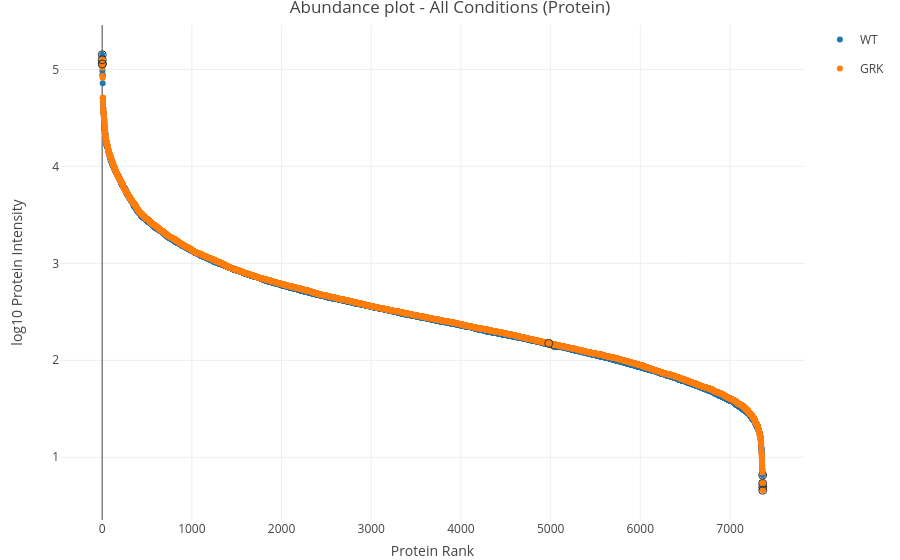

Source (notebook cell):
### Code cell
fig <- interactive_abundance_plot(
  linear, meta, "All Conditions", workflow = "Protein", data_scale = "linear",
  top_high = 2, top_low = 2, search = c("AKT1"), highlight_labels = FALSE
)
fig

### Figure 1 — Plotly figure (JSON) as saved in the notebook; plotly's stock layout.template omitted (floating-point values rounded to 4 significant figures; data arrays with more than 128 entries replaced by an {"elided": "..."} marker saying what was removed)
{"data": [{"error_x": {"color": "rgba(31,119,180,1)"}, "error_y": {"color": "rgba(31,119,180,1)"}, "hoverinfo": {"elided": "7365 str values"}, "legendgroup": "WT", "line": {"color": "rgba(31,119,180,1)"}, "marker": {"color": "#1f77b4", "line": {"color": "rgba(31,119,180,1)"}, "size": 6}, "mode": "markers", "name": "WT", "text": {"elided": "7365 str values"}, "x": {"elided": "7365 int values"}, "xaxis": "x", "y": {"elided": "7365 float values"}, "yaxis": "y", "type": "scatter"}, {"error_x": {"color": "rgba(255,127,14,1)"}, "error_y": {"color": "rgba(255,127,14,1)"}, "hoverinfo": ["text", "text", "text", "text", "text"], "hovertext": ["H4_HUMAN<br>Condition: WT<br>Rank: 1<br>log10 intensity: 5.151", "H2A1B_HUMAN;H2A1D_HUMAN;H2A3_HUMAN<br>Condition: WT<br>Rank: 2<br>log10 intensity: 5.061", "AKT1_HUMAN<br>Condition: WT<br>Rank: 5045<br>log10 intensity: 2.151", "CCNT2_HUMAN<br>Condition: WT<br>Rank: 7364<br>log10 intensity: 0.816", "ZNF3_HUMAN<br>Condition: WT<br>Rank: 7365<br>log10 intensity: 0.6915"], "legendgroup": "WT", "line": {"color": "rgba(255,127,14,1)"}, "marker": {"color": "#333333", "line": {"color": "rgba(255,127,14,1)", "width": 1}, "size": 8, "symbol": "circle-open"}, "mode": "markers", "name": "WT (Highlighted)", "showlegend": false, "textposition": ["top center", "top center", "top center", "top center", "top center"], "x": [1, 2, 5045, 7364, 7365], "xaxis": "x", "y": [5.151, 5.061, 2.151, 0.816, 0.6915], "yaxis": "y", "type": "scatter"}, {"error_x": {"color": "rgba(44,160,44,1)"}, "error_y": {"color": "rgba(44,160,44,1)"}, "hoverinfo": {"elided": "7365 str values"}, "legendgroup": "GRK", "line": {"color": "rgba(44,160,44,1)"}, "marker": {"color": "#ff7f0e", "line": {"color": "rgba(44,160,44,1)"}, "size": 6}, "mode": "markers", "name": "GRK", "text": {"elided": "7365 str values"}, "x": {"elided": "7365 int values"}, "xaxis": "x", "y": {"elided": "7365 float values"}, "yaxis": "y", "type": "scatter"}, {"error_x": {"color": "rgba(214,39,40,1)"}, "error_y": {"color": "rgba(214,39,40,1)"}, "hoverinfo": ["text", "text", "text", "text", "text"], "hovertext": ["H2A1B_HUMAN;H2A1D_HUMAN;H2A3_HUMAN<br>Condition: GRK<br>Rank: 1<br>log10 intensity: 5.1", "H4_HUMAN<br>Condition: GRK<br>Rank: 2<br>log10 intensity: 5.056", "AKT1_HUMAN<br>Condition: GRK<br>Rank: 4979<br>log10 intensity: 2.175", "ZNF3_HUMAN<br>Condition: GRK<br>Rank: 7364<br>log10 intensity: 0.7311", "SMTN_HUMAN<br>Condition: GRK<br>Rank: 7365<br>log10 intensity: 0.6597"], "legendgroup": "GRK", "line": {"color": "rgba(214,39,40,1)"}, "marker": {"color": "#333333", "line": {"color": "rgba(214,39,40,1)", "width": 1}, "size": 8, "symbol": "circle-open"}, "mode": "markers", "name": "GRK (Highlighted)", "showlegend": false, "textposition": ["top center", "top center", "top center", "top center", "top center"], "x": [1, 2, 4979, 7364, 7365], "xaxis": "x", "y": [5.1, 5.056, 2.175, 0.7311, 0.6597], "yaxis": "y", "type": "scatter"}], "layout": {"hovermode": "closest", "margin": {"b": 40, "l": 60, "r": 10, "t": 25}, "showlegend": true, "title": {"text": "Abundance plot - All Conditions (Protein)"}, "xaxis": {"automargin": true, "domain": [0, 1], "title": {"text": "Protein Rank"}}, "yaxis": {"automargin": true, "domain": [0, 1], "title": {"text": "log10 Protein Intensity"}}}}
